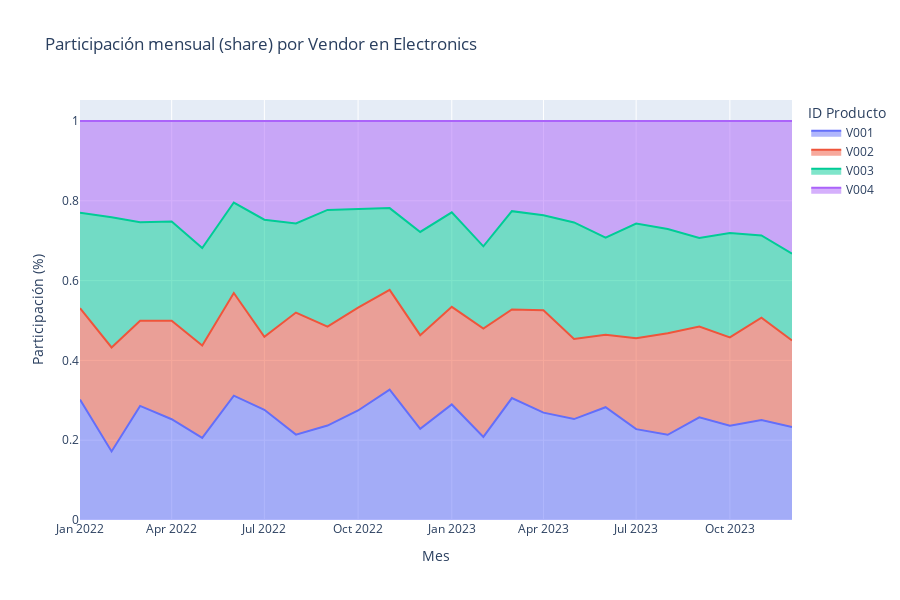

Notebook cell for this chart:
### Code cell
# Calcular revenue mensual por producto
monthly_product_revenue = electronics_df.groupby(["month", "vendor_id"])["revenue"].sum().reset_index()

# Calcular share mensual por producto
monthly_total_revenue = monthly_product_revenue.groupby("month")["revenue"].transform("sum")
monthly_product_revenue["share"] = monthly_product_revenue["revenue"] / monthly_total_revenue

# Visualizar en gráfico apilado de áreas
fig = px.area(
    monthly_product_revenue,
    x="month",
    y="share",
    color="vendor_id",
    title="Participación mensual (share) por Vendor en Electronics",
    labels={"share": "Participación (%)", "month": "Mes", "vendor_id": "Vendor"},
    groupnorm="fraction"
)

fig.update_layout(height=600, legend_title_text="ID Producto")
fig.show()
